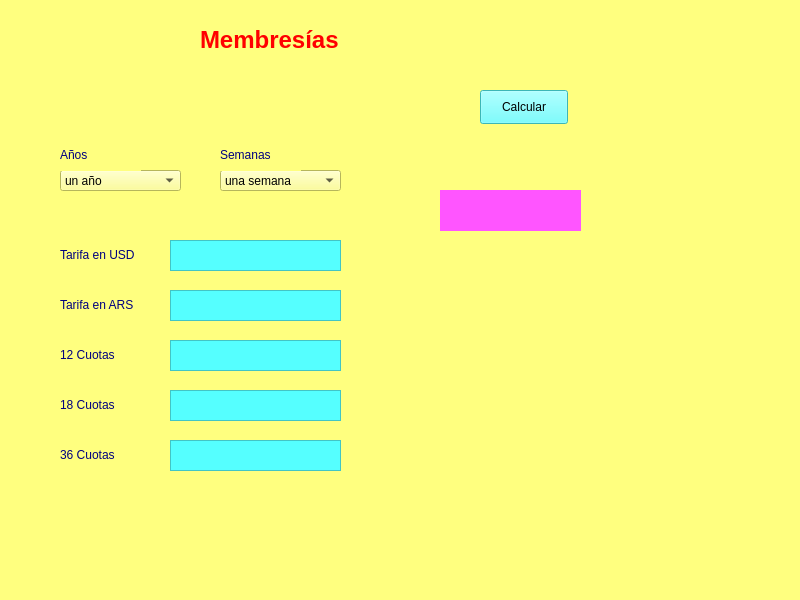
<?xml version="1.0" encoding="UTF-8"?>
<ui version="4.0">
 <class>MainWindow</class>
 <widget class="QMainWindow" name="MainWindow">
  <property name="geometry">
   <rect>
    <x>0</x>
    <y>0</y>
    <width>800</width>
    <height>600</height>
   </rect>
  </property>
  <property name="windowTitle">
   <string>MainWindow</string>
  </property>
  <property name="styleSheet">
   <string notr="true">alternate-background-color: rgb(240, 255, 224);
background-color: rgb(255, 255, 127);</string>
  </property>
  <widget class="QWidget" name="centralwidget">
   <widget class="QLabel" name="label">
    <property name="geometry">
     <rect>
      <x>200</x>
      <y>10</y>
      <width>171</width>
      <height>61</height>
     </rect>
    </property>
    <property name="text">
     <string>&lt;html&gt;&lt;head/&gt;&lt;body&gt;&lt;p&gt;&lt;span style=&quot; font-size:18pt; font-weight:600; color:#ff0000;&quot;&gt;Membresías&lt;/span&gt;&lt;/p&gt;&lt;/body&gt;&lt;/html&gt;</string>
    </property>
   </widget>
   <widget class="QComboBox" name="years2">
    <property name="geometry">
     <rect>
      <x>60</x>
      <y>170</y>
      <width>121</width>
      <height>21</height>
     </rect>
    </property>
    <property name="maxVisibleItems">
     <number>3</number>
    </property>
    <item>
     <property name="text">
      <string>un año</string>
     </property>
    </item>
    <item>
     <property name="text">
      <string>tres años</string>
     </property>
    </item>
    <item>
     <property name="text">
      <string>cinco años</string>
     </property>
    </item>
   </widget>
   <widget class="QLabel" name="label_2">
    <property name="geometry">
     <rect>
      <x>60</x>
      <y>140</y>
      <width>81</width>
      <height>31</height>
     </rect>
    </property>
    <property name="text">
     <string>&lt;html&gt;&lt;head/&gt;&lt;body&gt;&lt;p&gt;&lt;span style=&quot; color:#00007f;&quot;&gt;Años&lt;/span&gt;&lt;/p&gt;&lt;/body&gt;&lt;/html&gt;</string>
    </property>
   </widget>
   <widget class="QComboBox" name="weeks">
    <property name="geometry">
     <rect>
      <x>220</x>
      <y>170</y>
      <width>121</width>
      <height>21</height>
     </rect>
    </property>
    <property name="maxVisibleItems">
     <number>3</number>
    </property>
    <item>
     <property name="text">
      <string>una semana</string>
     </property>
    </item>
    <item>
     <property name="text">
      <string>dos semanas</string>
     </property>
    </item>
    <item>
     <property name="text">
      <string>tres semanas</string>
     </property>
    </item>
    <item>
     <property name="text">
      <string>cuatro semanas</string>
     </property>
    </item>
   </widget>
   <widget class="QLabel" name="label_3">
    <property name="geometry">
     <rect>
      <x>220</x>
      <y>140</y>
      <width>81</width>
      <height>31</height>
     </rect>
    </property>
    <property name="text">
     <string>&lt;html&gt;&lt;head/&gt;&lt;body&gt;&lt;p&gt;&lt;span style=&quot; color:#00007f;&quot;&gt;Semanas&lt;/span&gt;&lt;/p&gt;&lt;/body&gt;&lt;/html&gt;</string>
    </property>
   </widget>
   <widget class="QTextBrowser" name="Dolares">
    <property name="geometry">
     <rect>
      <x>170</x>
      <y>240</y>
      <width>171</width>
      <height>31</height>
     </rect>
    </property>
    <property name="styleSheet">
     <string notr="true">background-color: rgb(85, 255, 255);</string>
    </property>
   </widget>
   <widget class="QPushButton" name="boton">
    <property name="geometry">
     <rect>
      <x>480</x>
      <y>90</y>
      <width>88</width>
      <height>34</height>
     </rect>
    </property>
    <property name="styleSheet">
     <string notr="true">background-color: rgb(85, 255, 255);</string>
    </property>
    <property name="text">
     <string>Calcular</string>
    </property>
   </widget>
   <widget class="QLabel" name="label_4">
    <property name="geometry">
     <rect>
      <x>60</x>
      <y>240</y>
      <width>101</width>
      <height>31</height>
     </rect>
    </property>
    <property name="text">
     <string>&lt;html&gt;&lt;head/&gt;&lt;body&gt;&lt;p&gt;&lt;span style=&quot; color:#00007f;&quot;&gt;Tarifa en USD&lt;/span&gt;&lt;/p&gt;&lt;/body&gt;&lt;/html&gt;</string>
    </property>
   </widget>
   <widget class="QTextBrowser" name="Pesos">
    <property name="geometry">
     <rect>
      <x>170</x>
      <y>290</y>
      <width>171</width>
      <height>31</height>
     </rect>
    </property>
    <property name="styleSheet">
     <string notr="true">background-color: rgb(85, 255, 255);</string>
    </property>
   </widget>
   <widget class="QLabel" name="label_5">
    <property name="geometry">
     <rect>
      <x>60</x>
      <y>290</y>
      <width>101</width>
      <height>31</height>
     </rect>
    </property>
    <property name="text">
     <string>&lt;html&gt;&lt;head/&gt;&lt;body&gt;&lt;p&gt;&lt;span style=&quot; color:#00007f;&quot;&gt;Tarifa en ARS&lt;/span&gt;&lt;/p&gt;&lt;/body&gt;&lt;/html&gt;</string>
    </property>
   </widget>
   <widget class="QTextBrowser" name="Doce">
    <property name="geometry">
     <rect>
      <x>170</x>
      <y>340</y>
      <width>171</width>
      <height>31</height>
     </rect>
    </property>
    <property name="styleSheet">
     <string notr="true">background-color: rgb(85, 255, 255);</string>
    </property>
   </widget>
   <widget class="QLabel" name="label_6">
    <property name="geometry">
     <rect>
      <x>60</x>
      <y>340</y>
      <width>101</width>
      <height>31</height>
     </rect>
    </property>
    <property name="text">
     <string>&lt;html&gt;&lt;head/&gt;&lt;body&gt;&lt;p&gt;&lt;span style=&quot; color:#00007f;&quot;&gt;12 Cuotas&lt;/span&gt;&lt;/p&gt;&lt;/body&gt;&lt;/html&gt;</string>
    </property>
   </widget>
   <widget class="QLabel" name="label_7">
    <property name="geometry">
     <rect>
      <x>60</x>
      <y>390</y>
      <width>101</width>
      <height>31</height>
     </rect>
    </property>
    <property name="text">
     <string>&lt;html&gt;&lt;head/&gt;&lt;body&gt;&lt;p&gt;&lt;span style=&quot; color:#00007f;&quot;&gt;18 Cuotas&lt;/span&gt;&lt;/p&gt;&lt;/body&gt;&lt;/html&gt;</string>
    </property>
   </widget>
   <widget class="QTextBrowser" name="Dieciocho">
    <property name="geometry">
     <rect>
      <x>170</x>
      <y>390</y>
      <width>171</width>
      <height>31</height>
     </rect>
    </property>
    <property name="styleSheet">
     <string notr="true">background-color: rgb(85, 255, 255);</string>
    </property>
   </widget>
   <widget class="QLabel" name="label_8">
    <property name="geometry">
     <rect>
      <x>60</x>
      <y>440</y>
      <width>101</width>
      <height>31</height>
     </rect>
    </property>
    <property name="text">
     <string>&lt;html&gt;&lt;head/&gt;&lt;body&gt;&lt;p&gt;&lt;span style=&quot; color:#00007f;&quot;&gt;36 Cuotas&lt;/span&gt;&lt;/p&gt;&lt;/body&gt;&lt;/html&gt;</string>
    </property>
   </widget>
   <widget class="QTextBrowser" name="Treintayseis">
    <property name="geometry">
     <rect>
      <x>170</x>
      <y>440</y>
      <width>171</width>
      <height>31</height>
     </rect>
    </property>
    <property name="styleSheet">
     <string notr="true">background-color: rgb(85, 255, 255);</string>
    </property>
   </widget>
   <widget class="QLabel" name="seleccionado">
    <property name="geometry">
     <rect>
      <x>440</x>
      <y>190</y>
      <width>141</width>
      <height>41</height>
     </rect>
    </property>
    <property name="styleSheet">
     <string notr="true">background-color: rgb(255, 255, 127);
background-color: rgb(255, 85, 255);</string>
    </property>
    <property name="text">
     <string/>
    </property>
   </widget>
  </widget>
  <widget class="QMenuBar" name="menubar">
   <property name="geometry">
    <rect>
     <x>0</x>
     <y>0</y>
     <width>800</width>
     <height>30</height>
    </rect>
   </property>
  </widget>
  <widget class="QStatusBar" name="statusbar"/>
 </widget>
 <resources/>
 <connections/>
</ui>
